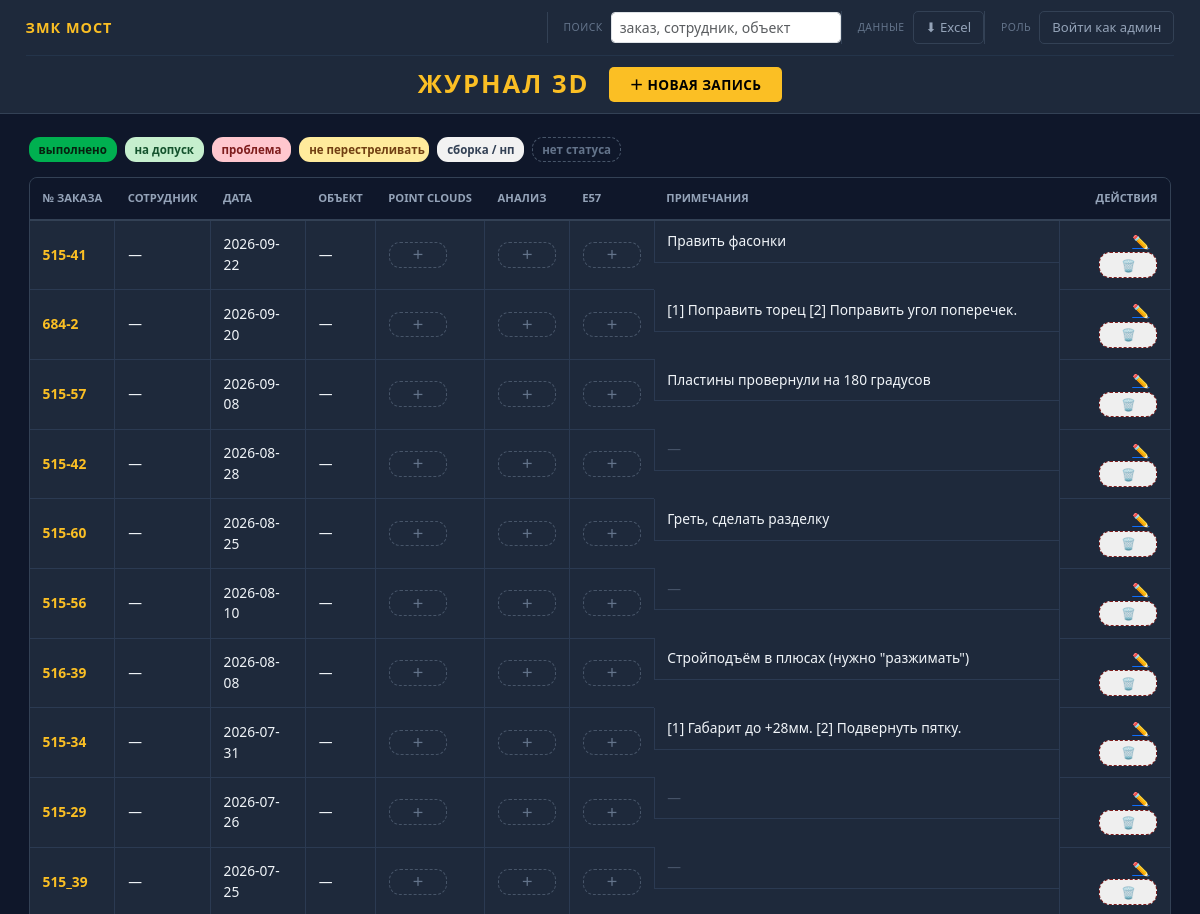
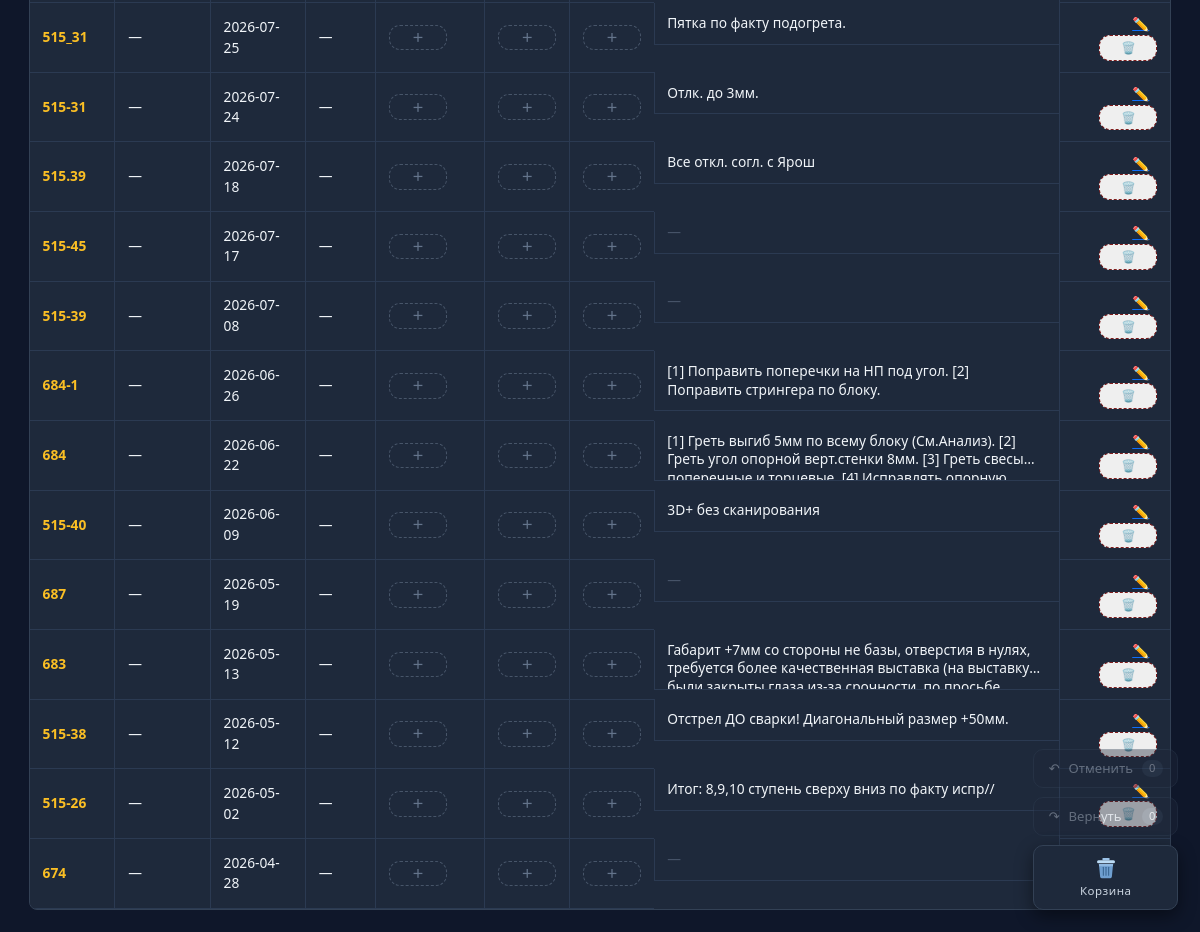
The page / on the database its author committed (2 pictures, top to bottom).
### tables this page shows
CREATE TABLE journal (
                id INTEGER PRIMARY KEY AUTOINCREMENT,
                order_num TEXT NOT NULL,
                employee TEXT,
                scan_date TEXT,
                object_name TEXT,
                notes TEXT,
                file_path TEXT,
                is_deleted INTEGER DEFAULT 0,
                deleted_at TEXT
            , cloud_code TEXT, cloud_note TEXT, cloud_by TEXT, cloud_at TEXT, analysis_code TEXT, analysis_note TEXT, analysis_by TEXT, analysis_at TEXT, e57_code TEXT, e57_note TEXT, e57_by TEXT, e57_at TEXT);

### app.py (the view)
@app.route('/')
def index():
    sort = request.args.get('sort', 'desc')
    if sort not in ('asc', 'desc'):
        sort = 'desc'
    search_query = request.args.get('q', '').strip()
    is_admin = request.args.get('admin') == 'true'
    conn = get_db_connection()
    try:
        order_sql = 'ORDER BY (scan_date IS NULL) ASC, scan_date ' + sort + ', id DESC'
        if search_query:
            rows = conn.execute(f'''
                SELECT * FROM journal
                WHERE is_deleted = 0 AND (order_num LIKE ? OR employee LIKE ? OR object_name LIKE ?)
                {order_sql}
            ''', (f'%{search_query}%', f'%{search_query}%', f'%{search_query}%')).fetchall()
        else:
            rows = conn.execute(f'''
                SELECT * FROM journal
                WHERE is_deleted = 0
                {order_sql}
            ''').fetchall()
        clean_data = []
        for row in rows:
            r = dict(row)
            for f in STATUS_FIELDS:
                r[f + '_status'] = status_payload(r, f)
            clean_data.append(r)
        return render_template('index.html',
                               journal_data=clean_data,
                               search_query=search_query,
                               sort=sort,
                               is_admin=is_admin,
                               trash_count=get_trash_count())
    finally:
        conn.close()

### app.py (called while the page is built)
def get_db_connection():
    conn = sqlite3.connect(DB_NAME, timeout=10)
    conn.row_factory = sqlite3.Row
    return conn

def status_payload(row_dict, field):
    return {
        'code': row_dict.get(field + '_code'),
        'note': row_dict.get(field + '_note'),
        'by':   row_dict.get(field + '_by'),
        'at':   row_dict.get(field + '_at'),
    }

def get_trash_count():
    conn = get_db_connection()
    try:
        return conn.execute('SELECT COUNT(*) AS c FROM journal WHERE is_deleted = 1').fetchone()['c']
    finally:
        conn.close()

### templates/index.html (shortened to what this page needs)
<!DOCTYPE html>
<html lang="ru">
<head>
<link href="https://cdn.jsdelivr.net/npm/bootstrap@5.3.0/dist/css/bootstrap.min.css" rel="stylesheet">
</head>
<body>
<div class="header-bar">
  <div class="h-top">
    <div class="logo">ЗМК МОСТ</div>
    <div class="d-flex align-items-center">
      <div class="hgroup">
        <span class="h-label">Поиск</span>
        <form method="get" class="d-flex">
          <input class="form-control form-control-sm search-box" name="q" value="{{ search_query }}"
                 placeholder="заказ, сотрудник, объект">
        </form>
      </div>
      <div class="hgroup">
        <span class="h-label">Данные</span>
        <a class="btn-ghost" href="/download_excel{% if is_admin %}?admin=true{% endif %}">⬇ Excel</a>
      </div>
      <div class="hgroup">
        <span class="h-label">Роль</span>
        {% if is_admin %}<span class="btn-ghost" style="border-color:#fbbf24;color:#fbbf24">Админ</span>
        {% else %}<a class="btn-ghost" href="/?admin=true">Войти как админ</a>{% endif %}
      </div>
    </div>
  </div>
  <div class="h-center">
    <h1>ЖУРНАЛ 3D</h1>
    <a href="/add?admin=true" class="btn-main">＋ Новая запись</a>
  </div>
</div>
<div class="container-main">
  <div class="legend">
    <span class="chip chip-done">выполнено</span>
    <span class="chip chip-partial">на допуск</span>
    <span class="chip chip-issue">проблема</span>
    <span class="chip chip-warn">не перестреливать</span>
    <span class="chip chip-na">сборка / нп</span>
    <span class="chip chip-empty">нет статуса</span>
  </div>
  <div class="table-wrapper">
    <table class="table table-hover">
      <thead><tr>
        <th>№ ЗАКАЗА</th><th>СОТРУДНИК</th><th>ДАТА</th><th>ОБЪЕКТ</th>
        <th>POINT CLOUDS</th><th>АНАЛИЗ</th><th>E57</th>
        <th>ПРИМЕЧАНИЯ</th><th class="text-end">ДЕЙСТВИЯ</th>
      </tr></thead>
      <tbody>
      {% for row in journal_data %}
        <tr>
          <td><span class="order-num-text">{{ row.order_num }}</span></td>
          <td>{{ row.employee or '—' }}</td>
          <td>{{ row.scan_date or '—' }}</td>
          <td>{{ row.object_name or '—' }}</td>
          {% for f in ['cloud','analysis','e57'] %}
          <td>
            {% set code = row[f ~ '_code'] %}
            {% set txt  = row[f ~ '_note'] %}
            <span class="chip {{ 'chip-' ~ code if code else 'chip-empty' }}"
                  data-id="{{ row.id }}" data-field="{{ f }}" data-code="{{ code or '' }}"
                  data-note="{{ txt or '' }}" data-by="{{ row[f ~ '_by'] or '' }}"
                  data-order="{{ row.order_num }}"
                  title="{{ (txt or '') ~ (' — ' ~ row[f ~ '_by'] if row[f ~ '_by'] else '') }}">
              <span class="lbl">{{ txt if txt else ('—' if code else '＋') }}</span>
            </span>
          </td>
          {% endfor %}
          <td class="notes-cell clip">{{ row.notes or '' }}
            {% if not row.notes %}<span class="notes-empty">—</span>{% endif %}
          </td>
          <td class="text-end">
            <a href="/edit/{{ row.id }}?admin=true" class="me-2" title="Редактировать">✏️</a>
            <button class="chip chip-empty" style="border-color:#7f1d1d;color:#f87171"
                    data-bs-toggle="modal" data-bs-target="#delModal"
                    data-id="{{ row.id }}" data-order="{{ row.order_num }}" title="Удалить">🗑️</button>
          </td>
        </tr>
      {% else %}
        <tr><td colspan="9" class="text-center py-4">Записей не найдено</td></tr>
      {% endfor %}
      </tbody>
    </table>
  </div>
</div>
<div class="side-panel">
  <button class="fab" id="btnUndo"><span>↶</span><span>Отменить</span><span class="cnt">0</span></button>
  <button class="fab" id="btnRedo"><span>↷</span><span>Вернуть</span><span class="cnt">0</span></button>
  <a class="fab fab-trash" href="/trash{% if is_admin %}?admin=true{% endif %}">
    <span class="txt">Корзина</span>
  </a>
</div>
</body>
</html>

### templates/index.html (style rules this page uses)
body { background:#0f172a!important;color:#f1f5f9;font-family:'Segoe UI',sans-serif;margin:0 }
.header-bar { background:#1e293b;border-bottom:1px solid #334155;padding:.7rem 1.6rem }
.h-top { display:flex;justify-content:space-between;align-items:center;gap:1rem }
.logo { color:#fbbf24;font-weight:800;text-transform:uppercase;letter-spacing:1px;font-size:.9rem }
.hgroup { display:flex;align-items:center;gap:.5rem;padding-left:1rem;border-left:1px solid #334155 }
.h-label { font-size:.65rem;text-transform:uppercase;color:#64748b;letter-spacing:.5px }
.btn-ghost { background:transparent;border:1px solid #334155;color:#94a3b8;border-radius:5px; padding:.35rem .75rem;font-size:.82rem;text-decoration:none }
.h-center { display:flex;align-items:center;justify-content:center;gap:1.2rem; margin-top:.7rem;padding-top:.7rem;border-top:1px solid #24344a }
.h-center h1 { margin:0;font-size:1.6rem;font-weight:700;letter-spacing:2px;color:#fbbf24 }
.btn-main { background:#fbbf24;color:#000;border:none;padding:.45rem 1.3rem;font-weight:700; text-transform:uppercase;font-size:.85rem;border-radius:5px;letter-spacing:.4px;text-decoration:none }
.search-box { width:230px }
.container-main { padding:1.4rem 1.8rem;max-width:1800px;margin:0 auto }
.table-wrapper { background:#1e293b;border:1px solid #334155;border-radius:8px;overflow:hidden }
.table { background:transparent!important;margin:0 }
.table thead th { background:#0f172a!important;color:#94a3b8!important;text-transform:uppercase; font-size:.7rem;font-weight:600;padding:.75rem .8rem;border-bottom:2px solid #334155; white-space:nowrap;position:sticky;top:0;z-index:5 }
.table tbody td { background:#1e293b!important;color:#f1f5f9!important;padding:.7rem .8rem!important; vertical-align:middle;border-bottom:1px solid #2b3a52;border-left:1px solid #2b3a52;font-size:.86rem }
.table tbody td:first-child { border-left:none }
.order-num-text { color:#fbbf24!important;font-weight:700 }
.chip { display:inline-flex;align-items:center;gap:.35rem;padding:.2rem .55rem;border-radius:11px; font-size:.72rem;font-weight:600;cursor:pointer;border:1px solid transparent;white-space:nowrap;max-width:130px }
.chip .lbl { overflow:hidden;text-overflow:ellipsis }
.chip-empty { border:1px dashed #475569;color:#64748b;min-width:58px;justify-content:center }
.chip-done { background:#00B050;color:#06210f }
.chip-partial { background:#C6EFCE;color:#14532d }
.chip-issue { background:#FFC7CE;color:#7f1d1d }
.chip-warn { background:#FFEB9C;color:#713f12 }
.chip-na { background:#F2F2F2;color:#334155 }
.notes-cell { max-width:420px;min-width:260px;font-size:.82rem;line-height:1.35;color:#cbd5e1; white-space:normal;cursor:help }
.notes-cell.clip { display:-webkit-box;-webkit-line-clamp:2;-webkit-box-orient:vertical;overflow:hidden }
.notes-empty { color:#47546a }
.legend { display:flex;flex-wrap:wrap;gap:.5rem;margin:0 0 .9rem }
.side-panel { position:fixed;right:22px;bottom:22px;z-index:1040;display:flex;flex-direction:column; gap:.55rem;align-items:stretch }
.fab { display:flex;align-items:center;gap:.55rem;background:#1e293b;border:1px solid #334155; color:#cbd5e1;border-radius:10px;padding:.55rem .9rem;font-size:.82rem;cursor:pointer; box-shadow:0 6px 18px rgba(0,0,0,.45);text-decoration:none }
.fab:disabled { opacity:.4;cursor:not-allowed;box-shadow:none }
.fab .cnt { margin-left:auto;background:#334155;color:#e2e8f0;border-radius:10px;padding:0 .45rem; font-size:.7rem;min-width:20px;text-align:center }
.fab-trash { flex-direction:column;gap:.15rem;align-items:center;padding:.6rem .75rem;min-width:78px; position:relative }
.fab-trash .txt { font-size:.72rem;letter-spacing:.5px }

### rows shown on the page
journal: order_num "515-41", employee "—", scan_date "2026-09-22", object_name "—", txt "＋" "＋" "＋", notes "Править фасонки"
journal: order_num "684-2", employee "—", scan_date "2026-09-20", object_name "—", txt "＋" "＋" "＋", notes "[1] Поправить торец [2] Поправить угол поперечек."
journal: order_num "515-57", employee "—", scan_date "2026-09-08", object_name "—", txt "＋" "＋" "＋", notes "Пластины провернули на 180 градусов"
journal: order_num "515-42", employee "—", scan_date "2026-08-28", object_name "—", txt "＋" "＋" "＋"
journal: order_num "515-60", employee "—", scan_date "2026-08-25", object_name "—", txt "＋" "＋" "＋", notes "Греть, сделать разделку"
journal: order_num "515-56", employee "—", scan_date "2026-08-10", object_name "—", txt "＋" "＋" "＋"
journal: order_num "516-39", employee "—", scan_date "2026-08-08", object_name "—", txt "＋" "＋" "＋", notes "Стройподъём в плюсах (нужно \"разжимать\")"
journal: order_num "515-34", employee "—", scan_date "2026-07-31", object_name "—", txt "＋" "＋" "＋", notes "[1] Габарит до +28мм. [2] Подвернуть пятку."
journal: order_num "515-29", employee "—", scan_date "2026-07-26", object_name "—", txt "＋" "＋" "＋"
journal: order_num "515_39", employee "—", scan_date "2026-07-25", object_name "—", txt "＋" "＋" "＋"
journal: order_num "515_31", employee "—", scan_date "2026-07-25", object_name "—", txt "＋" "＋" "＋", notes "Пятка по факту подогрета."
journal: order_num "515-31", employee "—", scan_date "2026-07-24", object_name "—", txt "＋" "＋" "＋", notes "Отлк. до 3мм."
journal: order_num "515.39", employee "—", scan_date "2026-07-18", object_name "—", txt "＋" "＋" "＋", notes "Все откл. согл. с Ярош"
journal: order_num "515-45", employee "—", scan_date "2026-07-17", object_name "—", txt "＋" "＋" "＋"
journal: order_num "515-39", employee "—", scan_date "2026-07-08", object_name "—", txt "＋" "＋" "＋"
journal: order_num "684-1", employee "—", scan_date "2026-06-26", object_name "—", txt "＋" "＋" "＋", notes "[1] Поправить поперечки на НП под угол. [2] Поправить стрингера по блоку."
journal: order_num "684", employee "—", scan_date "2026-06-22", object_name "—", txt "＋" "＋" "＋", notes "[1] Греть выгиб 5мм по всему блоку (См.Анализ). [2] Греть угол опорной верт.стенки 8мм. [3] Греть…"
journal: order_num "515-40", employee "—", scan_date "2026-06-09", object_name "—", txt "＋" "＋" "＋", notes "3D+ без сканирования"
journal: order_num "687", employee "—", scan_date "2026-05-19", object_name "—", txt "＋" "＋" "＋"
journal: order_num "683", employee "—", scan_date "2026-05-13", object_name "—", txt "＋" "＋" "＋", notes "Габарит +7мм со стороны не базы, отверстия в нулях, требуется более качественная выставка (на…"
journal: order_num "515-38", employee "—", scan_date "2026-05-12", object_name "—", txt "＋" "＋" "＋", notes "Отстрел ДО сварки! Диагональный размер +50мм."
journal: order_num "515-26", employee "—", scan_date "2026-05-02", object_name "—", txt "＋" "＋" "＋", notes "Итог: 8,9,10 ступень сверху вниз по факту испр//"
journal: order_num "674", employee "—", scan_date "2026-04-28", object_name "—", txt "＋" "＋" "＋"
